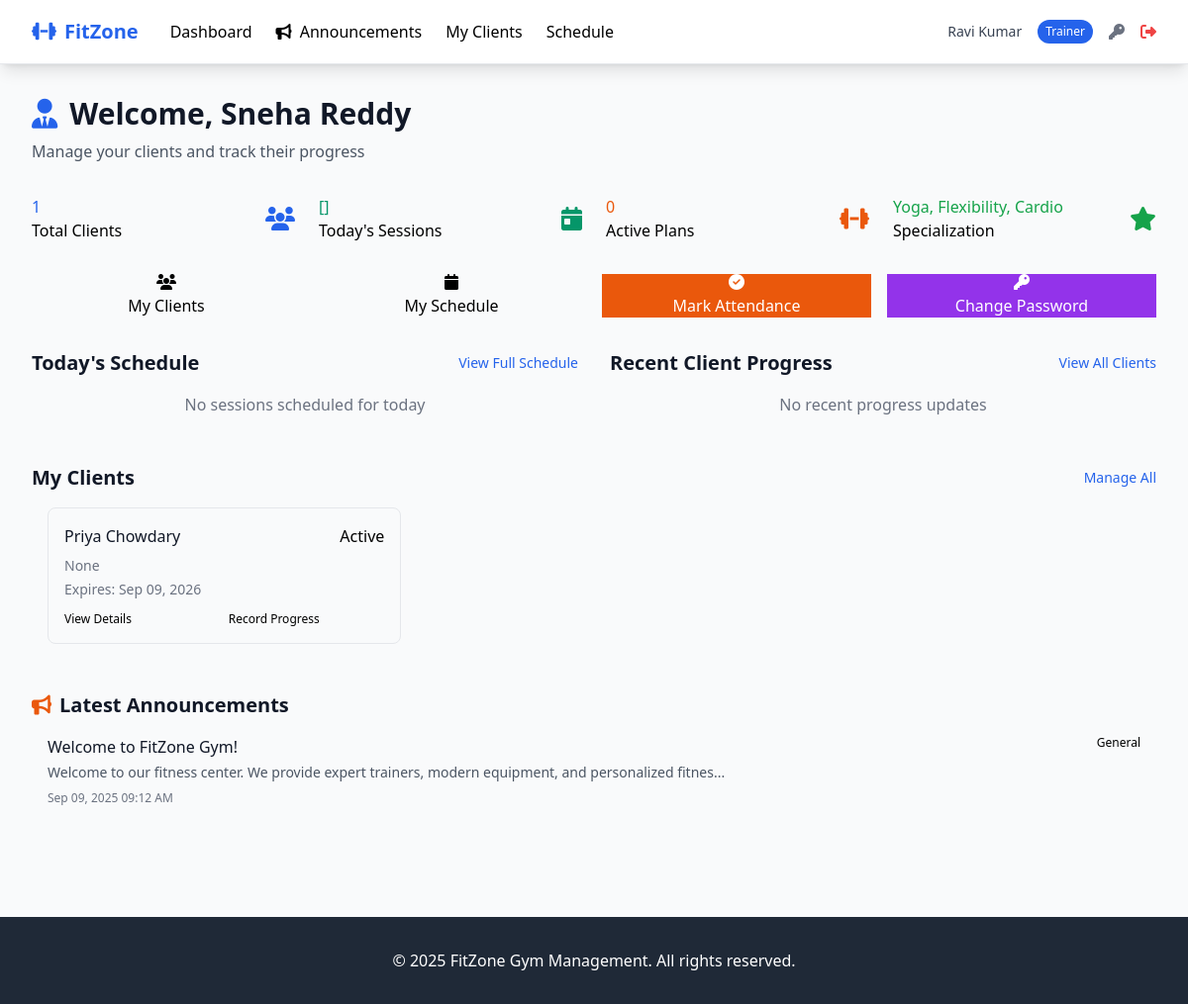
The page /trainer/dashboard (signed in) on the database as committed earlier.
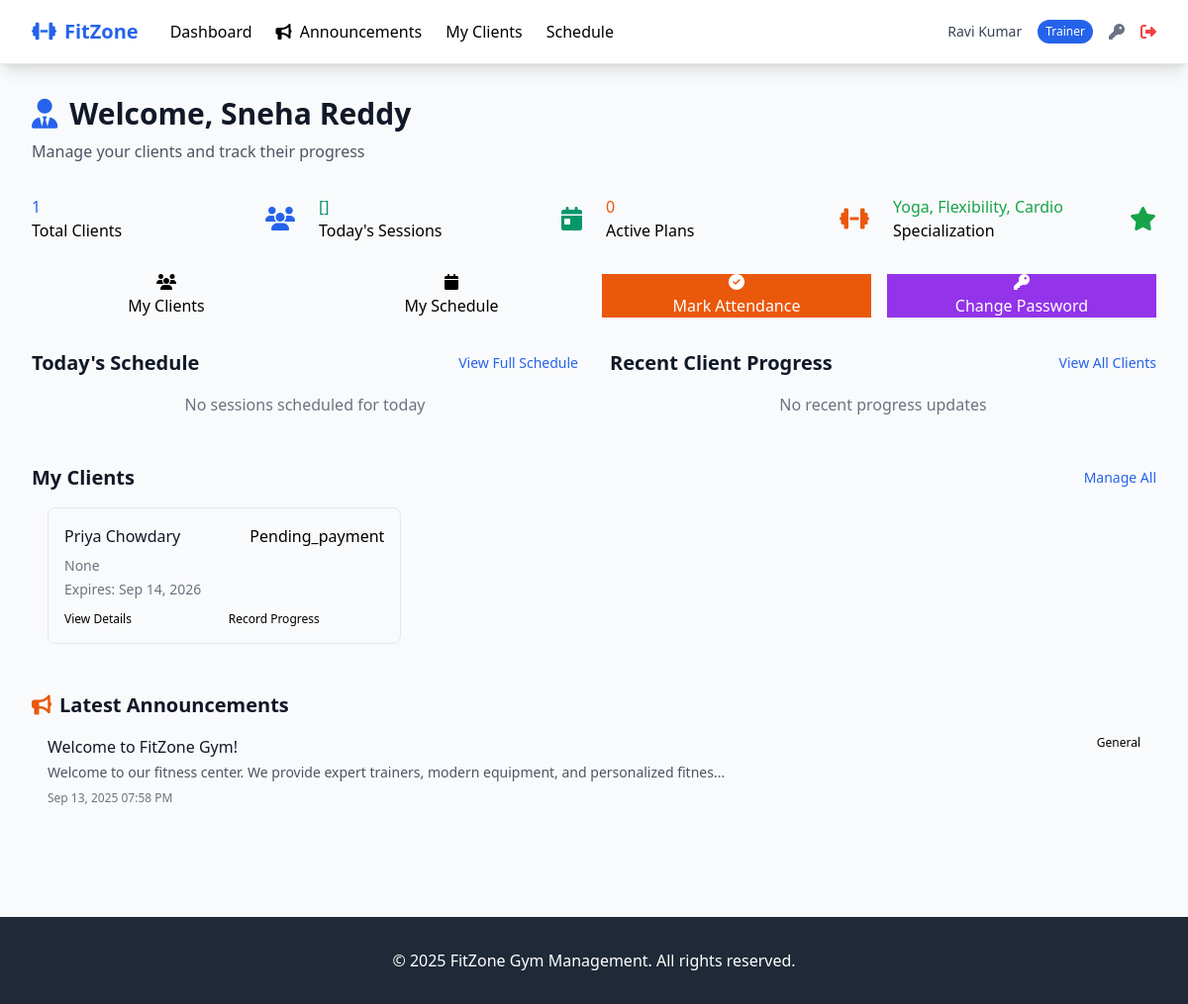
The same page on the database as committed later.
### tables this page shows
CREATE TABLE members (
        id INTEGER PRIMARY KEY AUTOINCREMENT,
        user_id INTEGER,
        membership_plan_id INTEGER,
        phone TEXT NOT NULL,
        emergency_contact TEXT,
        emergency_phone TEXT,
        address TEXT,
        date_of_birth DATE,
        weight DECIMAL(5,2),
        height DECIMAL(5,2),
        medical_conditions TEXT,
        fitness_goals TEXT,
        membership_start_date DATE,
        membership_end_date DATE,
        status TEXT DEFAULT 'pending_payment' CHECK (status IN ('active', 'inactive', 'suspended', 'pending_payment')),
        trainer_id INTEGER,
        created_at TIMESTAMP DEFAULT CURRENT_TIMESTAMP,
        updated_at TIMESTAMP DEFAULT CURRENT_TIMESTAMP,
        FOREIGN KEY (user_id) REFERENCES users (id),
        FOREIGN KEY (membership_plan_id) REFERENCES membership_plans (id),
        FOREIGN KEY (trainer_id) REFERENCES trainers (id)
        );

CREATE TABLE announcements (
            id INTEGER PRIMARY KEY AUTOINCREMENT,
            title TEXT NOT NULL,
            content TEXT NOT NULL,
            announcement_type TEXT CHECK (announcement_type IN ('general', 'maintenance', 'event', 'offer')),
            target_audience TEXT CHECK (target_audience IN ('all', 'members', 'trainers')),
            is_public BOOLEAN DEFAULT 0,
            is_active BOOLEAN DEFAULT 1,
            start_date DATE,
            end_date DATE,
            created_by INTEGER, -- admin user_id
            created_at TIMESTAMP DEFAULT CURRENT_TIMESTAMP,
            FOREIGN KEY (created_by) REFERENCES users (id)
        );

CREATE TABLE users (
            id INTEGER PRIMARY KEY AUTOINCREMENT,
            username TEXT UNIQUE NOT NULL,
            email TEXT UNIQUE NOT NULL,
            password_hash TEXT NOT NULL,
            role TEXT NOT NULL CHECK (role IN ('admin', 'member', 'trainer')),
            full_name TEXT NOT NULL,
            phone TEXT,
            is_active BOOLEAN DEFAULT 1,
            created_at TIMESTAMP DEFAULT CURRENT_TIMESTAMP,
            updated_at TIMESTAMP DEFAULT CURRENT_TIMESTAMP
        );

### routes/trainer_routes.py (the view)
@trainer_routes_bp.route('/dashboard')
@trainer_required
def dashboard():
    try:
        trainer_id = session.get('trainer_id')
        trainer = Trainer.get_by_id(trainer_id)
        total_clients = Member.get_trainer_client_count(trainer_id)
        today_sessions = Attendance.get_trainer_daily_sessions(trainer_id, date.today())
        active_workout_plans = MemberWorkoutPlan.get_trainer_active_plans_count(trainer_id)
        todays_schedule = Attendance.get_trainer_schedule(trainer_id, date.today())
        recent_progress = Progress.get_trainer_client_progress(trainer_id, limit=5)
        assigned_clients = Member.get_trainer_clients(trainer_id)
        announcements = Announcement.get_for_role('trainer')
        return render_template('trainer/dashboard.html',
                             trainer=trainer,
                             total_clients=total_clients,
                             today_sessions=today_sessions,
                             active_workout_plans=active_workout_plans,
                             todays_schedule=todays_schedule,
                             recent_progress=recent_progress,
                             assigned_clients=assigned_clients,
                             announcements=announcements)
    except Exception as e:
        flash('Error loading dashboard data.')
        return render_template('trainer/dashboard.html', trainer=None)

### models/attendance.py (called while the page is built)
    @classmethod
    def _db_path(cls):
        return current_app.config.get('DATABASE_PATH', 'gym_management.db')

    @classmethod
    def get_trainer_daily_sessions(cls, trainer_id, attendance_date=None):
        if attendance_date is None:
            attendance_date = date.today()
        db_path = cls._db_path()
        date_param = attendance_date.isoformat() if isinstance(attendance_date, date) else attendance_date
        query = '''
            SELECT a.*, um.full_name as member_name
            FROM attendance a
            LEFT JOIN members m ON a.member_id = m.id
            LEFT JOIN users um ON m.user_id = um.id
            WHERE a.trainer_id = ? AND a.date = ?
            ORDER BY a.time_slot, a.check_in_time
        '''
        results = execute_query(query, (trainer_id, date_param), db_path, fetch=True)
        return [cls._from_attendance_row(r, extras_order=['member_name']) for r in results]

### models/database.py (called while the page is built)
def get_db_connection(db_path='gym_management.db'):
    conn = sqlite3.connect(db_path)
    conn.row_factory = sqlite3.Row
    conn.execute("PRAGMA foreign_keys = ON")
    return conn

### templates/trainer/dashboard.html (shortened to what the changed rows need)
{% extends "base.html" %}
{% block content %}
<div class="mb-8">
    <h1 class="text-3xl font-bold text-gray-900 mb-2">
        <i class="fas fa-user-tie mr-3 text-primary"></i>Welcome, {{ trainer.full_name if trainer else 'Trainer' }}
    </h1>
</div>
<div class="grid grid-cols-1 lg:grid-cols-2 gap-8 mb-8">
    <div class="card">
        <div class="card-header flex justify-between items-center">
            <h2 class="text-xl font-semibold text-gray-900">Today's Schedule</h2>
        </div>
    </div>
    <div class="card">
        <div class="card-header flex justify-between items-center">
            <h2 class="text-xl font-semibold text-gray-900">Recent Client Progress</h2>
        </div>
    </div>
</div>
<div class="card">
    <div class="card-header flex justify-between items-center">
        <h2 class="text-xl font-semibold text-gray-900">My Clients</h2>
    </div>
    <div class="card-body p-0">
        {% if assigned_clients %}
        <div class="grid grid-cols-1 md:grid-cols-2 lg:grid-cols-3 gap-4 p-4">
            {% for client in assigned_clients[:6] %}
            <div class="border border-gray-200 rounded-lg p-4 hover:shadow-sm transition-shadow">
                <div class="flex items-center justify-between mb-2">
                    <div class="font-medium text-gray-900">{{ client.full_name }}</div>
                    <span class="badge badge-{{ 'success' if client.status == 'active' else 'warning' }}">
                        {{ client.status|title }}
                    </span>
                </div>
                <div class="text-sm text-gray-500 space-y-1">
                    <div>{{ client.email }}</div>
                    {% if client.membership_end_date %}
                    <div>Expires: {{ client.membership_end_date.strftime('%b %d, %Y') }}</div>
                    {% endif %}
                </div>
                <div class="mt-3 flex space-x-2">
                    <a href="{{ url_for('trainer_routes.client_details', member_id=client.id) }}"
                       class="btn btn-primary text-xs flex-1">View Details</a>
                    <a href="{{ url_for('trainer_routes.record_progress', member_id=client.id) }}"
                       class="btn btn-secondary text-xs flex-1">Record Progress</a>
                </div>
            </div>
            {% endfor %}
        </div>
        {% else %}
        <div class="p-8 text-center">
            <i class="fas fa-users text-gray-400 text-4xl mb-4"></i>
            <h3 class="text-lg font-medium text-gray-900 mb-2">No clients assigned</h3>
            <p class="text-gray-500">Clients will appear here when assigned by admin</p>
        </div>
        {% endif %}
    </div>
</div>
{% if announcements %}
<div class="card mt-8">
    <div class="card-header">
        <h2 class="text-xl font-semibold text-gray-900">
            <i class="fas fa-bullhorn mr-2 text-accent"></i>Latest Announcements
        </h2>
    </div>
    <div class="card-body p-0">
        <div class="divide-y divide-gray-200">
            {% for announcement in announcements[:3] %}
            <div class="p-4 hover:bg-gray-50">
                <div class="flex justify-between items-start">
                    <div>
                        <h3 class="font-medium text-gray-900">{{ announcement.title }}</h3>
                        <p class="text-sm text-gray-600 mt-1">{{ announcement.content[:100] }}...</p>
                        <div class="text-xs text-gray-500 mt-2">
                            {{ announcement.created_at|datetimeformat }}
                        </div>
                    </div>
                    <span class="badge badge-info text-xs">{{ announcement.announcement_type|title }}</span>
                </div>
            </div>
            {% endfor %}
        </div>
    </div>
</div>
{% endif %}
{% endblock %}

Rows that differ between the two databases and show on the page:
changed members "Priya Chowdary": status "Active" → "Pending_payment"; membership_end_date "Sep 09, 2026" → "Sep 14, 2026"
changed announcements "Welcome to FitZone Gym!": created_at "Sep 09, 2025 09:12 AM" → "Sep 13, 2025 07:58 PM"
